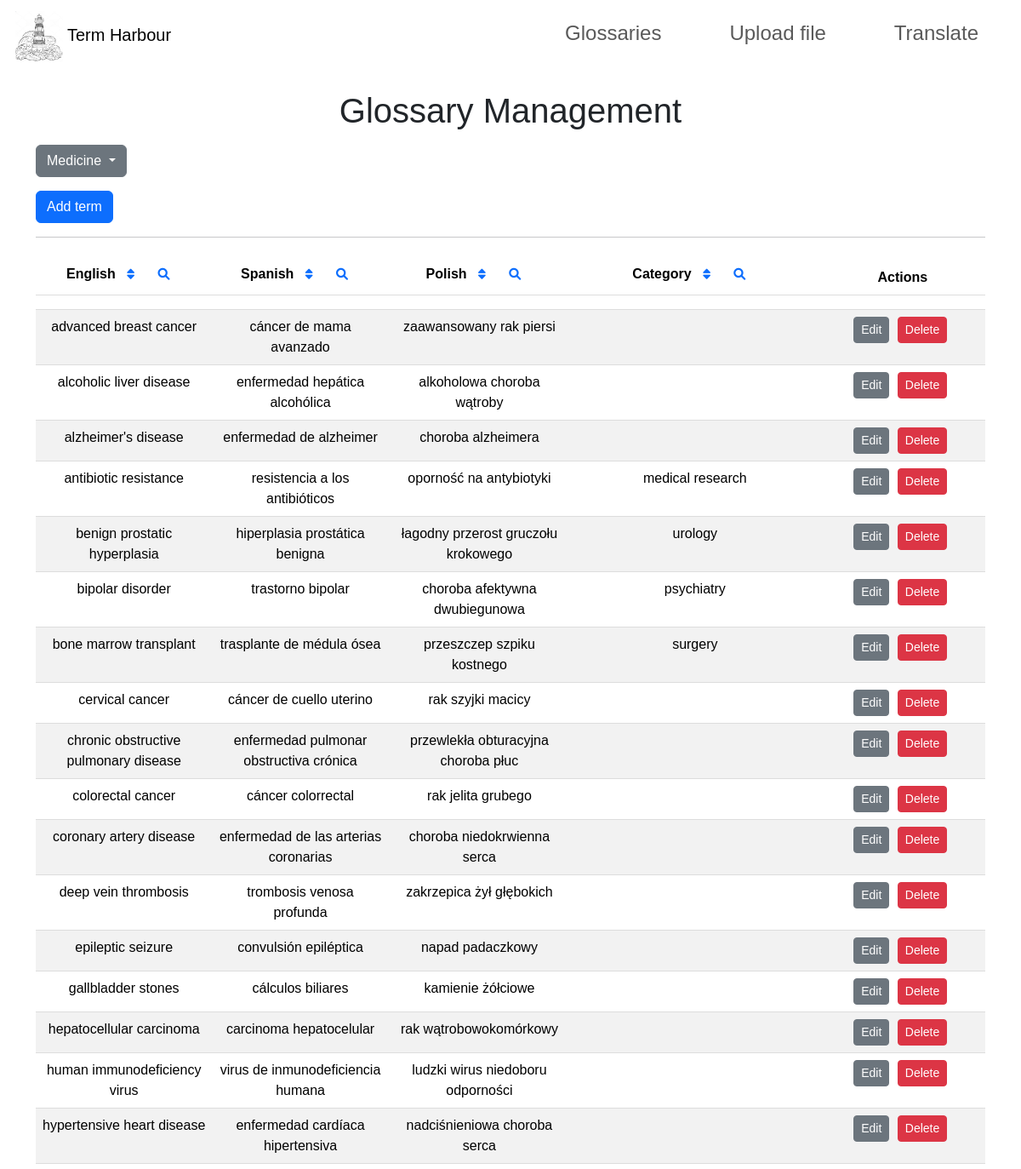
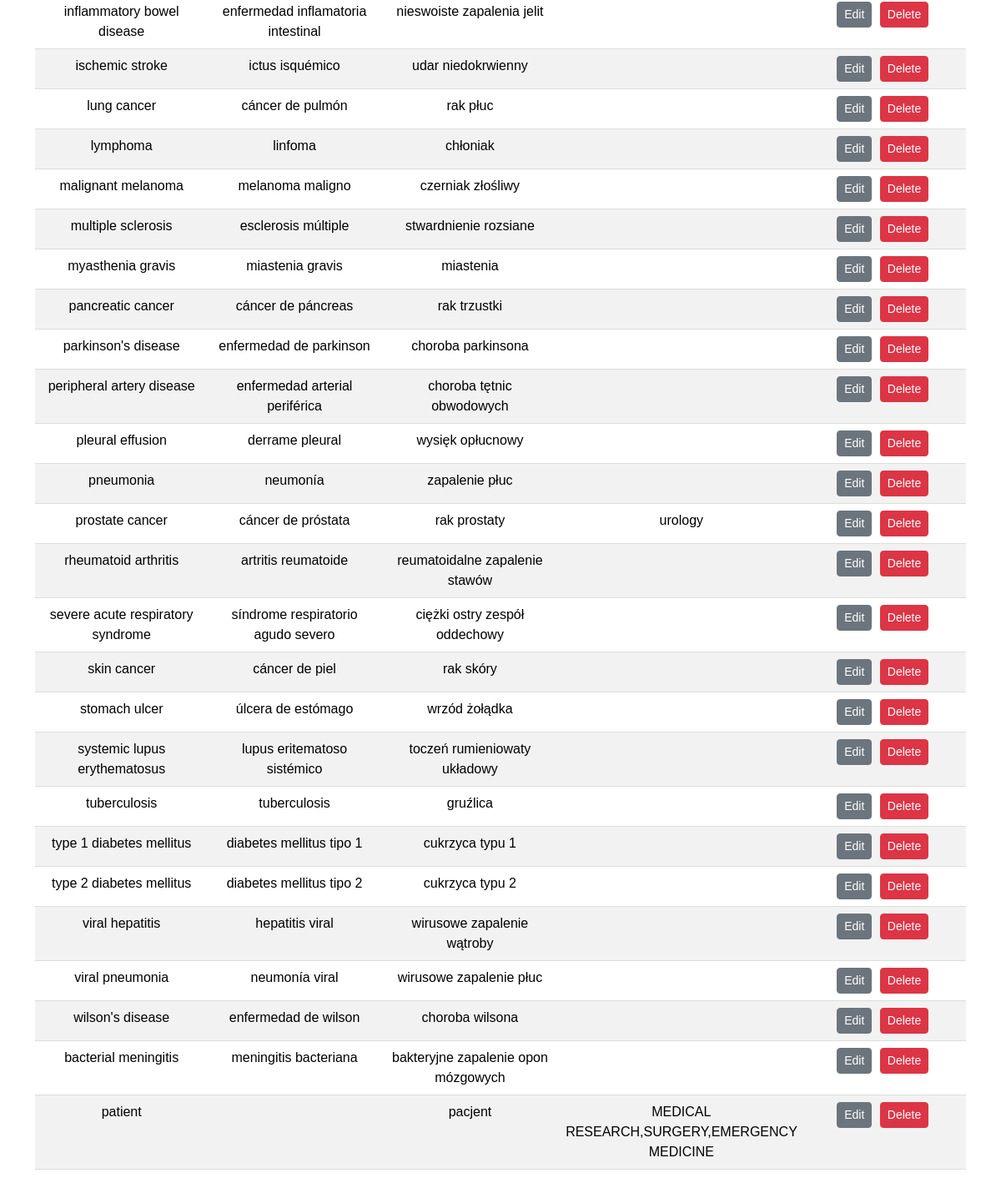
/glossary, run on an earlier commit of the app's database (2 pictures, top to bottom).
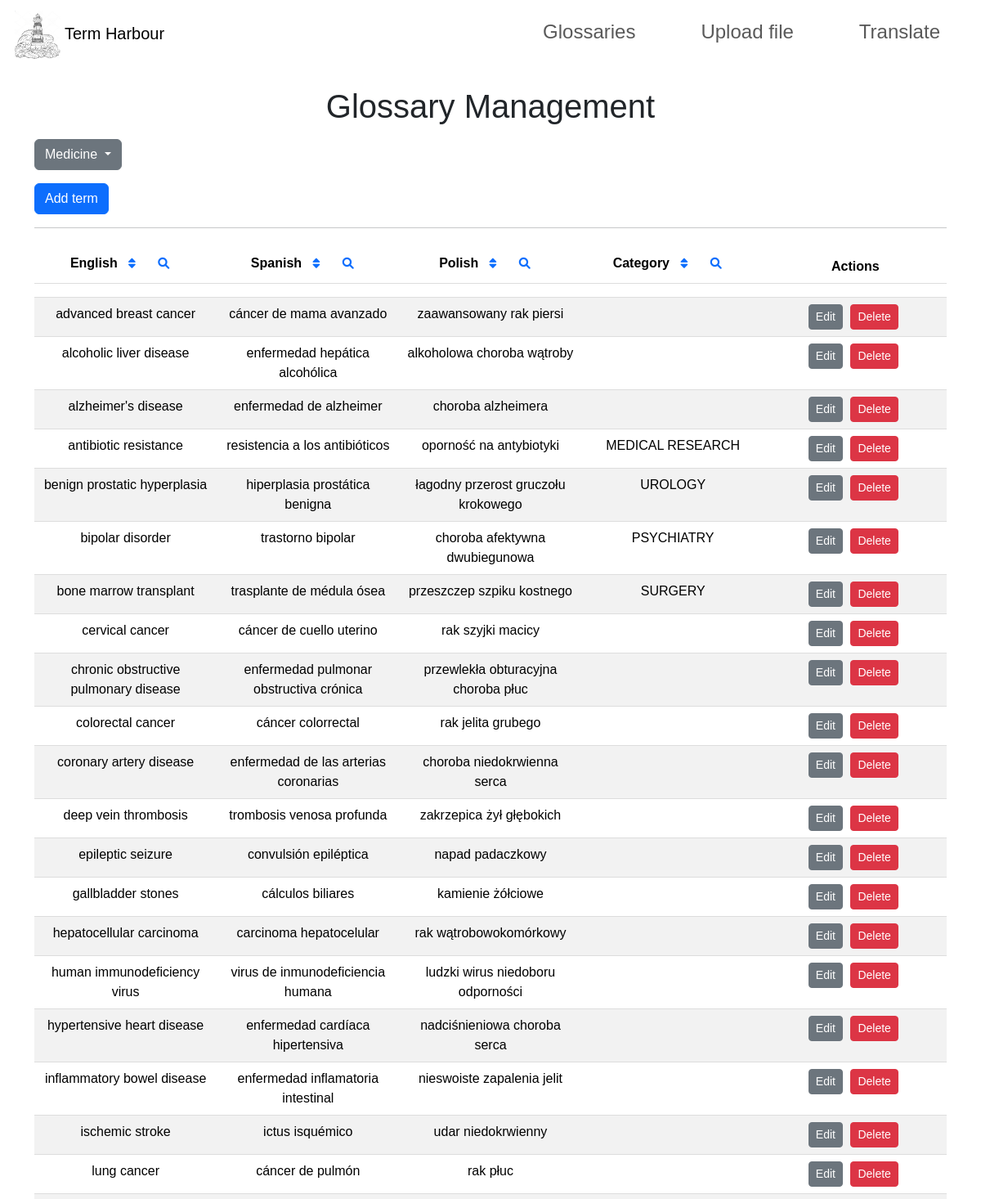
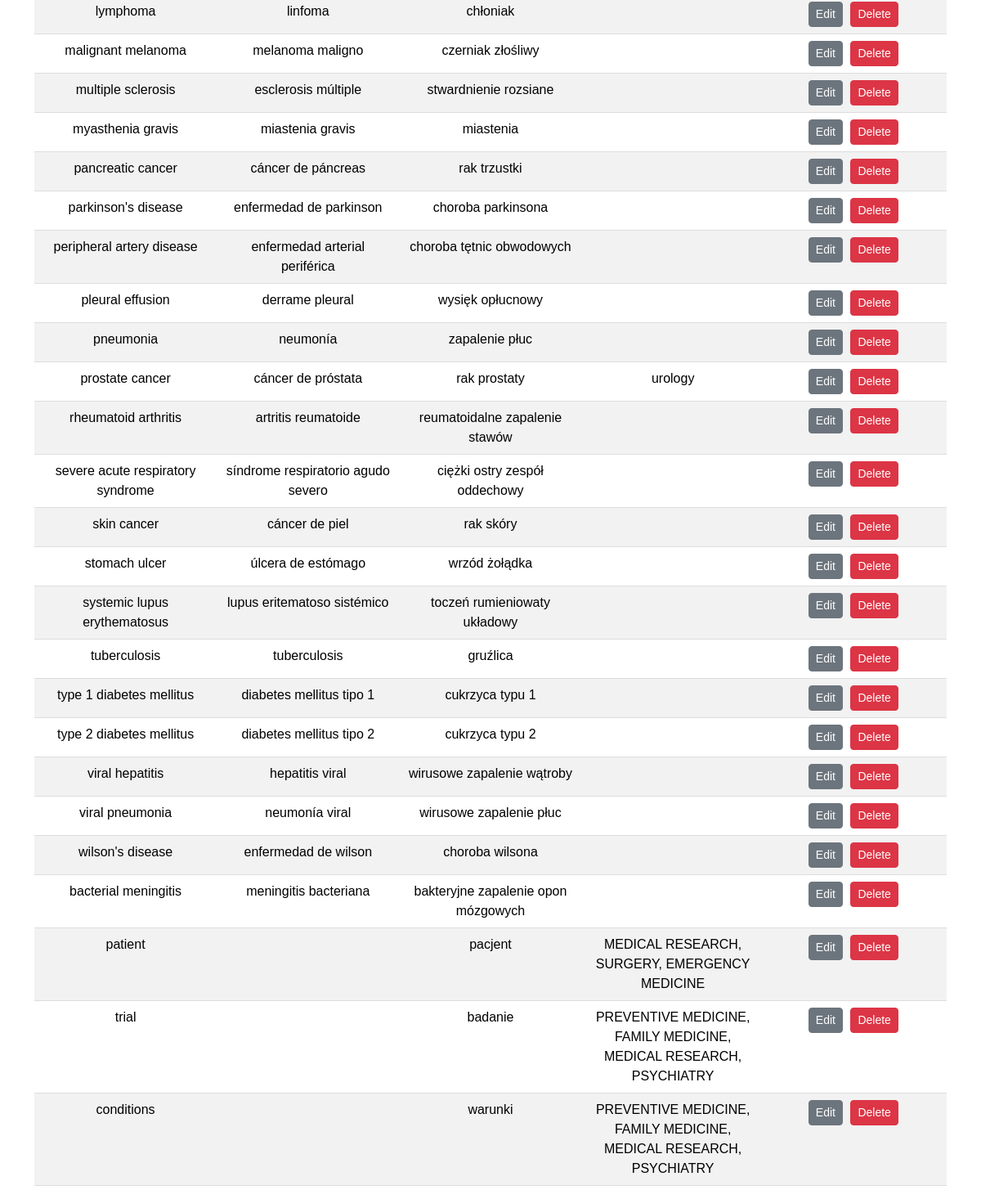
And on a later commit of the database (2 pictures, top to bottom).
### app.py (models this page shows)
class Glossary(db.Model):
    __tablename__ = 'medicine'
    english = db.Column(db.String(80), primary_key=True)
    spanish = db.Column(db.String(80), nullable=True)
    polish = db.Column(db.String(80), nullable=True)
    categories = db.Column(db.String(255), nullable=True)

### app.py (the view)
@app.route('/glossary')
def glossary():
    table_name = request.args.get('table', 'medicine')
    records = db.session.execute(text(f'SELECT * FROM {table_name}')).fetchall()
    return render_template('glossary.html', records=records, table=table_name)

### templates/glossary.html (shortened to what this page needs)
<!DOCTYPE html>
<html lang="en">
<head>
    <link rel="stylesheet" href="https://cdn.jsdelivr.net/npm/bootstrap@5.3.3/dist/css/bootstrap.min.css">
    <link rel="stylesheet" href="https://cdnjs.cloudflare.com/ajax/libs/font-awesome/6.0.0-beta3/css/all.min.css">
    <link rel="stylesheet" href="../static/glossary/glossary.css">
</head>
<body>
    {% include 'navbar.html' %}
    <div class="container">
        <h1 class="text-center">Glossary Management</h1>
        <div class="dropdown my-3">
            <button class="btn btn-secondary dropdown-toggle" type="button" id="dropdownMenuButton" data-bs-toggle="dropdown" aria-expanded="false">
                {{ table.capitalize() }}
            </button>
        </div>
        <button class="btn btn-primary" id="addRecordButton">Add term</button>
        <hr>
        <table class="table table-striped text-center">
            <thead>
                <tr>
                    <th style="width: 20%;">English
                        <button class="btn btn-sm btn-link sort-btn" data-column="english" data-order="asc">
                            <i class="fas fa-sort"></i>
                        </button>
                        <button class="btn btn-sm btn-link search-btn" data-column="english">
                            <i class="fas fa-search"></i>
                        </button>
                    </th>
                    <th style="width: 20%;">Spanish
                        <button class="btn btn-sm btn-link sort-btn" data-column="spanish" data-order="asc">
                            <i class="fas fa-sort"></i>
                        </button>
                        <button class="btn btn-sm btn-link search-btn" data-column="spanish">
                            <i class="fas fa-search"></i>
                        </button>
                    </th>
                    <th style="width: 20%;">Polish
                        <button class="btn btn-sm btn-link sort-btn" data-column="polish" data-order="asc">
                            <i class="fas fa-sort"></i>
                        </button>
                        <button class="btn btn-sm btn-link search-btn" data-column="polish">
                            <i class="fas fa-search"></i>
                        </button>
                    </th>
                    <th style="width: 20%;">Category
                        <button class="btn btn-sm btn-link sort-btn" data-column="categories" data-order="asc">
                            <i class="fas fa-sort"></i>
                        </button>
                        <button class="btn btn-sm btn-link search-btn" data-column="categories">
                            <i class="fas fa-search"></i>
                        </button>
                    </th>
                    <th style="width: 20%;">Actions</th>
                </tr>
                <tr>
                    <th><input type="text" class="form-control search-input" data-column="english" placeholder="Search English" style="display: none;"></th>
                    <th><input type="text" class="form-control search-input" data-column="spanish" placeholder="Search Spanish" style="display: none;"></th>
                    <th><input type="text" class="form-control search-input" data-column="polish" placeholder="Search Polish" style="display: none;"></th>
                    <th><input type="text" class="form-control search-input" data-column="categories" placeholder="Search Category" style="display: none;"></th>
                    <th></th>
                </tr>
            </thead>
            <tbody id="glossaryTableBody">
                {% for record in records %}
                <tr>
                    <td>{{ record.english }}</td>
                    <td>{{ record.spanish }}</td>
                    <td>{{ record.polish }}</td>
                    <td>{{ record.categories }}</td>
                    <td>
                        <button class="btn btn-secondary btn-sm edit-btn" data-english="{{ record.english }}">Edit</button>
                        <button class="btn btn-danger btn-sm delete-btn" data-english="{{ record.english }}">Delete</button>
                    </td>
                </tr>
                {% endfor %}
            </tbody>
        </table>
    </div>
</body>
</html>

### templates/navbar.html (shortened to what this page needs)
<nav class="navbar navbar-expand-lg">
  <a class="navbar-brand" href="/">
    <img
      src="{{ url_for('static', filename='z_static_files/logo.jpeg') }}"
      height="60px"
      alt="logo"
      style="margin-left: 10%"
    />
    Term Harbour
  </a>
  <div
    class="collapse navbar-collapse justify-content-end"
    id="basic-navbar-nav"
  >
    <ul class="navbar-nav ml-auto" style="padding-left: 30%; padding-right: 2%">
      <li class="nav-item">
        <a
          class="nav-link"
          href="glossary"
          style="padding-left: 50px; padding-right: 30px"
        >
          <h4>Glossaries</h4>
        </a>
      </li>
      <li class="nav-item">
        <a
          class="nav-link"
          href="upload"
          style="padding-left: 50px; padding-right: 30px"
        >
          <h4>Upload file</h4>
        </a>
      </li>
      <li class="nav-item">
        <a
          class="nav-link"
          href="/"
          style="padding-left: 50px; padding-right: 30px"
        >
          <h4>Translate</h4>
        </a>
      </li>
    </ul>
  </div>
</nav>

### static/glossary/glossary.css (style rules this page uses)
body { font-family: Arial, sans-serif; }
h1 { text-align: center; margin-top: 20px; }
table { width: 100%; margin: 20px auto; border-collapse: collapse; }
th, td { padding: 12px; text-align: center; border-bottom: 1px solid #ddd; }
th { background-color: #f2f2f2; position: relative; }
.btn { margin-right: 5px; }

What changed in the data, as far as the page shows it:
changed Glossary "antibiotic resistance": categories "medical research" → "MEDICAL RESEARCH"
changed Glossary "benign prostatic hyperplasia": categories "urology" → "UROLOGY"
changed Glossary "bipolar disorder": categories "psychiatry" → "PSYCHIATRY"
changed Glossary "bone marrow transplant": categories "surgery" → "SURGERY"
changed Glossary "patient": categories "MEDICAL RESEARCH,SURGERY,EMERGENCY MEDICINE" → "MEDICAL RESEARCH, SURGERY, EMERGENCY MEDICINE"
added Glossary: english "trial", polish "badanie", categories "PREVENTIVE MEDICINE, FAMILY MEDICINE, MEDICAL RESEARCH, PSYCHIATRY"
added Glossary: english "conditions", polish "warunki", categories "PREVENTIVE MEDICINE, FAMILY MEDICINE, MEDICAL RESEARCH, PSYCHIATRY"
